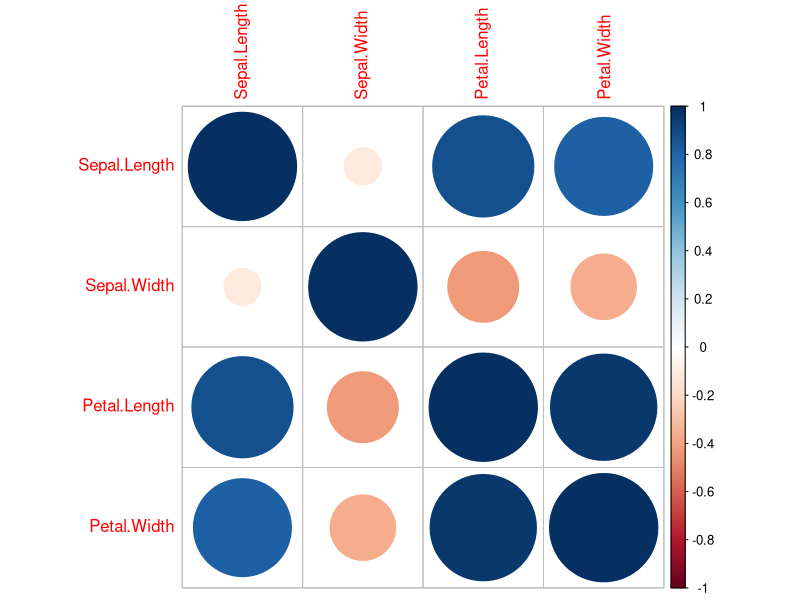

This chart was generated by the following R code:
# correlation and covariance
library(corrplot)
data(iris)
print(iris)
cor_matrix = cor(iris[,1:4])
corrplot(cor_matrix,addrect=3)
 